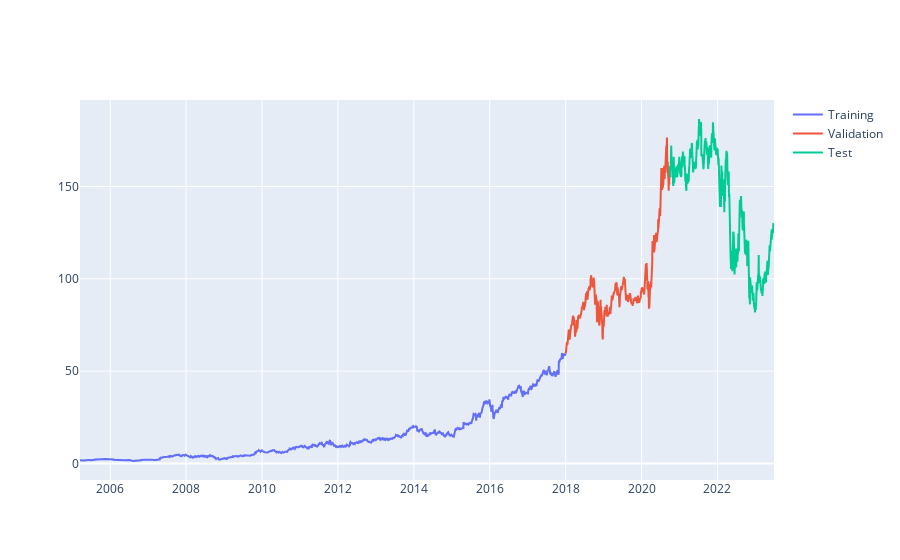

Write notebook code for a chart like this one.
### Code cell
# Visualization
fig = go.Figure()
fig.add_trace(go.Scatter(x=train_df.Date, y=train_df.Close, name='Training'))
fig.add_trace(go.Scatter(x=valid_df.Date, y=valid_df.Close, name='Validation'))
fig.add_trace(go.Scatter(x=test_df.Date, y=test_df.Close, name='Test'))
fig.show()

### Figure 1 — Plotly figure (JSON) as saved in the notebook; plotly's stock layout.template omitted (floating-point values rounded to 4 significant figures; data arrays with more than 128 entries replaced by an {"elided": "..."} marker saying what was removed)
{"data": [{"name": "Training", "type": "scatter", "x": {"elided": "3222 str values"}, "y": {"elided": "3222 float values"}}, {"name": "Validation", "type": "scatter", "x": {"elided": "691 str values"}, "y": {"elided": "691 float values"}}, {"name": "Test", "type": "scatter", "x": {"elided": "691 str values"}, "y": {"elided": "691 float values"}}], "layout": {}}
